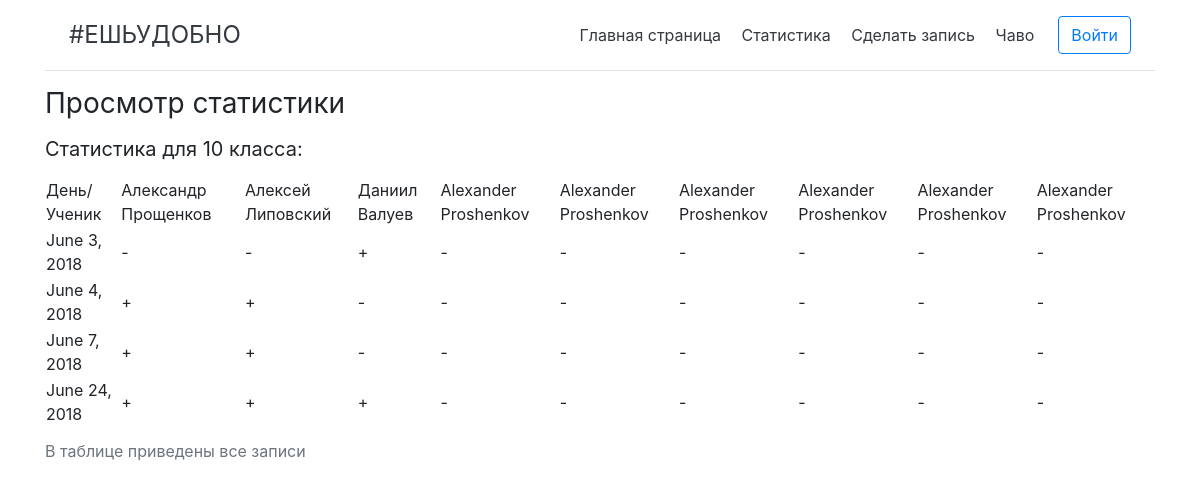
The app's page /class/1 with its own data.
### app/models.py (models this page shows, shortened)
class SchoolClass(models.Model):
    school_class = models.CharField(max_length=10, help_text = 'Класс')
    def __str__(self):
        return self.school_class
    class Meta:
    	ordering = ['school_class']

class People(models.Model):
    first_name = models.CharField(max_length=100, help_text = 'Имя учащегося')
    last_name = models.CharField(max_length=100, help_text = 'Фамилия учащегося')
    school_class = models.ForeignKey(SchoolClass, help_text = 'Класс ученика', on_delete = models.SET_NULL, null=True)
    def __str__(self):
        return '{} {}'.format(self.first_name, self.last_name)

class State(models.Model):
    date = models.DateField(help_text = '- в формате гггг-мм-дд')
    status = models.CharField(max_length=1)
    people = models.ManyToManyField(People,
        help_text = '-выберите только тех, кто пришел!',
        related_name="peoples",
        blank = 'true')
    school_class = models.CharField(max_length=10)
    school_class_id = models.CharField(max_length=10)
    class Meta:
        ordering = ['date']

### app/views.py (the view)
# urls.py: path('class/<int:pk>', views.class_detail_view, name='detail'),
def class_detail_view(request, pk):
    state = State.objects.filter(school_class='{}'.format(SchoolClass.objects.filter(id=pk).first()))
    stistic = SchoolClass.objects.filter(id='{}'.format(pk))
    people = People.objects.filter(school_class='{}'.format(pk))
    return render(
        request,
        'app/state_list.html',
        context = {'state': state, 'cls':stistic, 'people':people})

### app/templates/app/state_list.html (shortened to what this page needs)
{% extends "base_generic.html" %}
{% block content %}<h3 class="my-0 mr-md-auto font-weight-normal">Просмотр статистики</<h3><p></p>
<h5 class="my-0 mr-md-auto font-weight-normal">Статистика для {{cls.0}} класса:</h5> <p></p>
{% if state %}
  <table class="table-responsive table-hover">
    <caption>В таблице приведены все записи</caption>
    <thead>
      <tr>
        <th><div class="my-0 mr-md-auto font-weight-normal">День/Ученик</div></th>
        {% for i in people %}
          <th><div class="my-0 mr-md-auto font-weight-normal">{{i}}</div></th>
        {% endfor %}
      </tr>
    </thead>
    <tbody>
      {% for i in state %}
        <tr scope = "row">
          {% ifchanged i.date %}
            <th><div class="my-0 mr-md-auto font-weight-normal">{{i.date}}</div></th>
            {% for d in people%}
              {% if d in i.people.all %}
                <th><div class="my-0 mr-md-auto font-weight-normal">+</div></th>
              {% else %}
                <th><div class="my-0 mr-md-auto font-weight-normal">-</div></th>
              {% endif %}
            {% endfor %}
          {% endifchanged %}
        </tr>
      {% endfor %}
    </tbody>
  </table>
{% else %}
  <h4 class="my-0 mr-md-auto font-weight-normal">Нет ни одной записи для {{cls.0}} класса</h4>
{% endif %}
{% endblock %}

### records on screen
SchoolClass: school_class "10"
People: first_name+last_name "Александр Прощенков"
People: first_name+last_name "Алексей Липовский"
People: first_name+last_name "Даниил Валуев"
People: first_name+last_name "Alexander Proshenkov"
People: first_name+last_name "Alexander Proshenkov"
People: first_name+last_name "Alexander Proshenkov"
People: first_name+last_name "Alexander Proshenkov"
People: first_name+last_name "Alexander Proshenkov"
People: first_name+last_name "Alexander Proshenkov"
State: date "June 3, 2018"
State: date "June 4, 2018"
State: date "June 7, 2018"
State: date "June 24, 2018"
